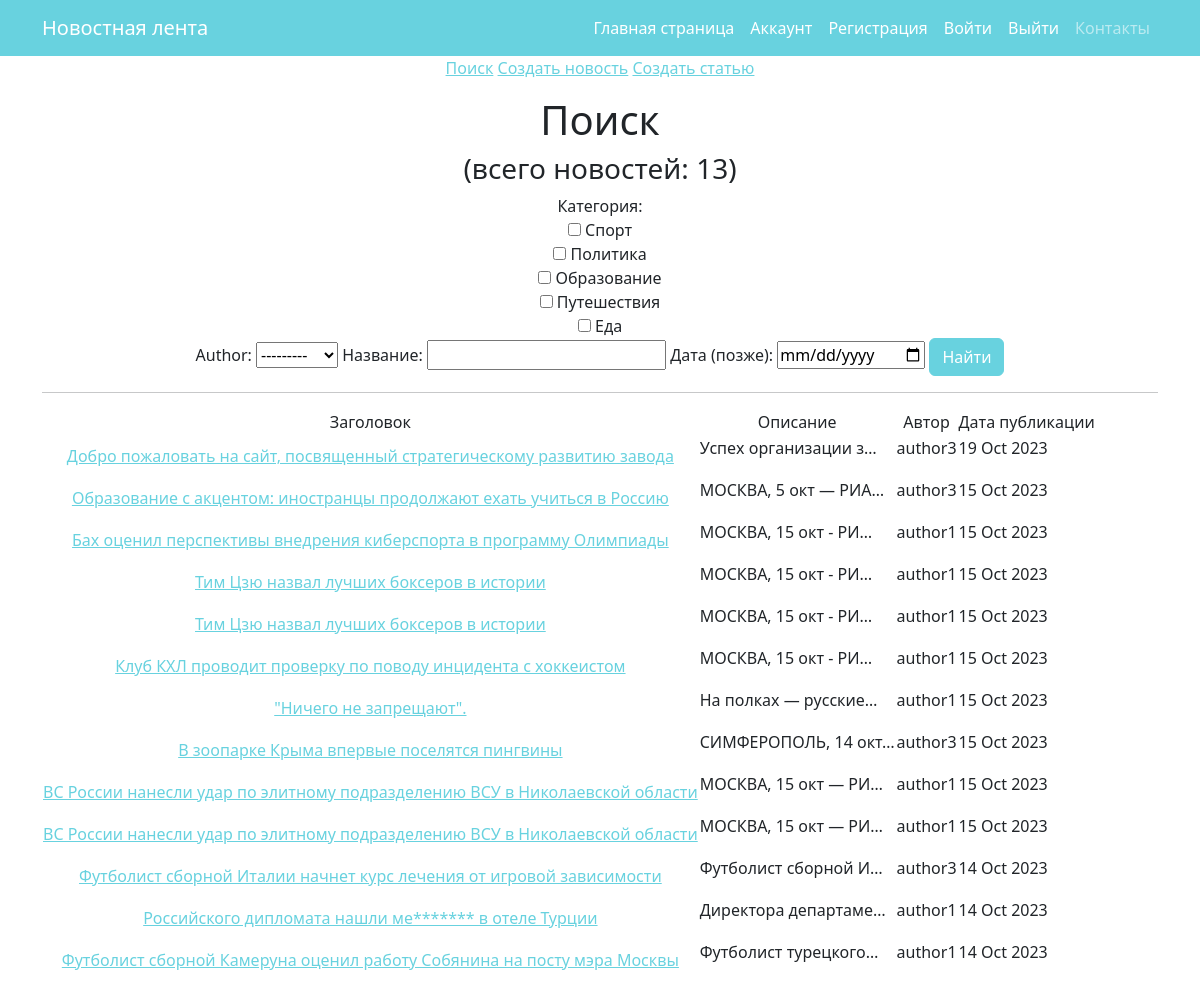
The app's page /news/search/ with its own data.
### news/models.py (models this page shows, shortened)
class Post(models.Model):
    author = models.ForeignKey(Author, on_delete=models.CASCADE, verbose_name=pgettext_lazy('Author', 'Author'))
    type = models.CharField(max_length=7, choices=TYPE, default='NWS')
    time_in = models.DateTimeField(auto_now_add=True)
    category = models.ManyToManyField(Category, through='PostCategory')
    title = models.CharField(max_length=100)
    text = models.TextField()
    rating = models.IntegerField(default=0)

class Author(models.Model):
    name = models.CharField(max_length=255)
    users = models.OneToOneField(User, on_delete=models.CASCADE)
    user_rating = models.IntegerField(default=0)
    def __str__(self):
        return self.name

### news/views.py (the view)
# urls.py: path('search/', PostSearch.as_view(), name='search'),
class PostSearch(ListView):
    model = Post
    template_name = 'search.html'
    context_object_name = 'posts'
    ordering = ['-time_in']
    def get_context_data(self, **kwargs):
        context = super().get_context_data(**kwargs)
        context['filter'] = PostFilter(self.request.GET, queryset=self.get_queryset())
        return context

### news/models.py (called while the page is built)
    def __str__(self):
        return self.name

### news/templatetags/custom_filters.py (called while the page is built)
@register.filter()
def censor(value):
    for word in censored_word:
        if word.lower() in value.lower():
            value = value.replace(word[2:], '*' * len(word))
    return value

### templates/search.html (shortened to what this page needs)
{% extends 'flatpages/default.html' %}
{% load custom_filters %}
{% load custom_tags %}
{% block content %}
<a href="/news/search/">Поиск</a>
<a href="/news/create/">Создать новость</a>
<a href="/news/create/">Создать статью</a>
<p>
<h1>Поиск</h1>
<h3>(всего новостей: {{ posts|length }})</h3>
<form method='GET'>
    {{ filter.form }}
    <input class="btn btn-primary" type='submit' value='Найти'>
</form>
   <hr>
       <table>
           <tr>
               <td>Заголовок</td>
               <td>Описание</td>
               <td>Автор</td>
               <td>Дата публикации</td>
           </tr>
           {% for post in filter.qs %}
           <tr>
               <td>
                <a href="/news/{{ post.id  }}">{{ post.title|censor }} </a>
            </td>
               <td><p align="left">{{ post.text|truncatechars:20 }}</td>
               <td><p align="left">{{ post.author }}</td>
               <td><p align="left">{{ post.time_in|date:'d M Y' }}</td>
           </tr>
           {% endfor %}
</table>
{% endblock content %}

### records on screen
Post: title|censor "Добро пожаловать на сайт, посвященный стратегическому развитию завода", text "Успех организации з…", author "author3", time_in "19 Oct 2023"
Post: title|censor "Образование с акцентом: иностранцы продолжают ехать учиться в Россию", text "МОСКВА, 5 окт — РИА…", author "author3", time_in "15 Oct 2023"
Post: title|censor "Бах оценил перспективы внедрения киберспорта в программу Олимпиады", text "МОСКВА, 15 окт - РИ…", author "author1", time_in "15 Oct 2023"
Post: title|censor "Тим Цзю назвал лучших боксеров в истории", text "МОСКВА, 15 окт - РИ…", author "author1", time_in "15 Oct 2023"
Post: title|censor "Тим Цзю назвал лучших боксеров в истории", text "МОСКВА, 15 окт - РИ…", author "author1", time_in "15 Oct 2023"
Post: title|censor "Клуб КХЛ проводит проверку по поводу инцидента с хоккеистом", text "МОСКВА, 15 окт - РИ…", author "author1", time_in "15 Oct 2023"
Post: title|censor "\"Ничего не запрещают\".", text "На полках — русские…", author "author1", time_in "15 Oct 2023"
Post: title|censor "В зоопарке Крыма впервые поселятся пингвины", text "СИМФЕРОПОЛЬ, 14 окт…", author "author3", time_in "15 Oct 2023"
Post: title|censor "ВС России нанесли удар по элитному подразделению ВСУ в Николаевской области", text "МОСКВА, 15 окт — РИ…", author "author1", time_in "15 Oct 2023"
Post: title|censor "ВС России нанесли удар по элитному подразделению ВСУ в Николаевской области", text "МОСКВА, 15 окт — РИ…", author "author1", time_in "15 Oct 2023"
Post: title|censor "Футболист сборной Италии начнет курс лечения от игровой зависимости", text "Футболист сборной И…", author "author3", time_in "14 Oct 2023"
Post: title|censor "Российского дипломата нашли ме******* в отеле Турции", text "Директора департаме…", author "author1", time_in "14 Oct 2023"
Post: title|censor "Футболист сборной Камеруна оценил работу Собянина на посту мэра Москвы", text "Футболист турецкого…", author "author1", time_in "14 Oct 2023"

### other values on screen
{{ posts|length }} "13"
